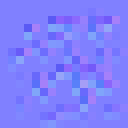
#> input picture gpu_pixel_game_lib/assets/textures/BLOOD_DECL_V0_NORM.png, 16 x 16 px (shown 8 times larger)
$ python generate_atlas.py
#> lines starting #> are read from the running program, lines starting #| are printed output that depends on the picture
import os
import numpy
from PIL import Image


# This is all very messy and confusing, the switching between [x, y] and [y, x] only
# makes it worse.

_TEXTURES_DIR = os.path.abspath(os.path.join(__file__, "..", "textures"))
_ATLAS_BASE = os.path.abspath(os.path.join(__file__, "..", "ATLAS_BASE.png"))
_ATLAS_NORM = os.path.abspath(os.path.join(__file__, "..", "ATLAS_NORM.png"))


_FORCE_POWER_OF_TWO = False
_BLOCK_SIZE = 4

def _gather_texture_mapping():
    """Gather a mapping of textures to their respective layers.

    Returns:
        dict: Mapping
    """
    textures_files = (
        tex
        for tex in os.listdir(_TEXTURES_DIR)
        if tex.endswith(".png") and not tex.startswith(".")
    )

    mapping = {}
    for texture_file in textures_files:
        basename = os.path.basename(texture_file).rsplit(".", 1)[0]
        full_path = os.path.join(_TEXTURES_DIR, texture_file)
        image = Image.open(full_path)
#> image is the input picture: PIL image 16x16 RGBA; mean R, G, B, A 127.8, 127.8, 253.8, 255
        size = tuple(image.size)
#> size = (16, 16)
        if any(((s & (_BLOCK_SIZE - 1)) != 0) for s in size):
            raise ValueError(
                "Mismatching alignment for '{0}', should be 4, got {1}".format(
                    texture_file, size
                )
            )
        name, layer = basename.rsplit("_", 1)
        if name not in mapping:
            mapping[name] = {
                "name": name,
                "layers": {layer: image},
                "size": size,
            }
        else:
            mapping[name]["layers"][layer] = image
            if mapping[name]["size"] != size:
                raise ValueError(
                    "Mismatching size for '{0}', expected {1}, got {2}".format(
                        texture_file, mapping[name]["size"], size
                    )
                )
    return mapping


def _calculate_roi(mappings):
    """Calculate the ROI, block size and numpixels based upon the base alpha.

    Args:
        mappings (dict): Mapping
    """
    for mapping in mappings.values():
        base = mapping["layers"].get("BASE")
        if base and base.mode == "RGBA":
            # Isolate to alpha regions, align to _BLOCK_SIZE for block compression
            alpha = numpy.array(base.getdata(3)).reshape(base.size)
            y_blocks = [alpha[i:i+_BLOCK_SIZE].any() for i in range(0, base.size[0], _BLOCK_SIZE)]
            x_blocks = [alpha[:,i:i+_BLOCK_SIZE].any() for i in range(0, base.size[1], _BLOCK_SIZE)]
            x0 = next((i for i, b in enumerate(x_blocks) if b), 0)
            x1 = len(x_blocks) - next((i for i, b in enumerate(reversed(x_blocks)) if b), 0)
            y0 = next((i for i, b in enumerate(y_blocks) if b), 0)
            y1 = len(y_blocks) - next((i for i, b in enumerate(reversed(y_blocks)) if b), 0)

            mapping["roi"] = (
                y0 * _BLOCK_SIZE,
                x0 * _BLOCK_SIZE,
                y1 * _BLOCK_SIZE,
                x1 * _BLOCK_SIZE
            )
            mapping["block_size"] = (y1 - y0, x1 - x0)
            mapping["numpixels"] = (y1 - y0) * (x1 - x0) * _BLOCK_SIZE * _BLOCK_SIZE
        # Default to full size if there is no base pass
        else:
            mapping["roi"] = (
                0, 0, mapping["size"][1], mapping["size"][0]
            )
            mapping["block_size"] = (mapping["size"][0]//_BLOCK_SIZE, mapping["size"][1]//_BLOCK_SIZE)
            mapping["numpixels"] = mapping["size"][0] * mapping["size"][1]

        mapping["local_uv_region"] = (
            mapping["roi"][1] / mapping["size"][1],
            mapping["roi"][3] / mapping["size"][1],
            mapping["roi"][0] / mapping["size"][0],
            mapping["roi"][2] / mapping["size"][0]
        )


def _calculate_placement(mappings):
    """Calculate the placement of tiles within the atlas.

    Args:
        mappings (dict): Mapping.

    Returns:
        tuple: Final texture dimensions (wxh)
    """
    mapping_values = sorted(
        mappings.values(),
        key=lambda x: (x["numpixels"], x["name"]),
        reverse=True
    )

    blocks = None

    for mapping in mapping_values:
        num_y = mapping["block_size"][0]
        num_x = mapping["block_size"][1]

        if blocks is None:
            blocks = numpy.zeros((num_y, num_x), dtype=bool)
            mapping["coord"] = (0, 0)
            continue

        end_x = blocks.shape[1]
        end_y = blocks.shape[0]

        # find first free space, not espeically efficient
        if end_y > num_y and end_x > num_x:
            y_search_end = blocks.shape[0] - num_y + 1
            x_search_end = blocks.shape[1] - num_x + 1
            found = False
            for y in range(y_search_end):
                for x in numpy.where(blocks[y, 0:x_search_end])[0]:
                    if numpy.all(blocks[y:(y+num_y),x:(x+num_x)]):
                        blocks[y:(y+num_y),x:(x+num_x)] = False
                        mapping["coord"] = (y * _BLOCK_SIZE, x * _BLOCK_SIZE)
                        found = True
                        break
                if found:
                    break
            if found:
                continue

        # Need to reallocate:
        #   * Add the bottom if it's wider then tall
        #   * Add to right if it's taller than wide
        #   * If it's square, put it on whatever axis
        #     is smaller.
        expand_dir = end_x > end_y
        if num_x > num_y:
            expand_dir = True
        elif num_y > num_x:
            expand_dir = False

        if expand_dir:
            mapping["coord"] = (end_y * _BLOCK_SIZE, 0)
            new_shape = (
                end_y + num_y,
                max(end_x, num_x)
            )
            allocate_roi = (
                end_y,
                0,
                end_y + num_y,
                num_x
            )
        else:
            mapping["coord"] = (0, end_x * _BLOCK_SIZE)
            new_shape = (
                max(end_y, num_y),
                end_x + num_x,
            )
            allocate_roi = (
                0,
                end_x,
                num_y,
                end_x + num_x,
            )

        if _FORCE_POWER_OF_TWO:
            def round_to_power2(x):
                if (x & (x-1)) != 0:
                    x |= (x >> 1)
                    x |= (x >> 2)
                    x |= (x >> 4)
                    x |= (x >> 8)
                    x |= (x >> 16)
                    x |= (x >> 32)
                    x += 1
                return x

            new_shape = (
                round_to_power2(new_shape[0]),
                round_to_power2(new_shape[1])
            )

        new_blocks = numpy.ones(new_shape, dtype=bool)
        new_blocks[0:end_y, 0:end_x] = blocks
        new_blocks[
            allocate_roi[0]:allocate_roi[2],
            allocate_roi[1]:allocate_roi[3]
        ] = False
        blocks = new_blocks


    texture_size = (blocks.shape[0] * _BLOCK_SIZE, blocks.shape[1] * _BLOCK_SIZE)

    for mapping in mapping_values:
        roi = mapping["roi"]
        coord = mapping["coord"]
        pixel_region = (
            coord[1], coord[0],
            coord[1] + (roi[3] - roi[1]),
            coord[0] + (roi[2] - roi[0])
        )
        uv_region = (
            pixel_region[0] / texture_size[0],
            pixel_region[1] / texture_size[1],
            pixel_region[2] / texture_size[0],
            pixel_region[3] / texture_size[1]
        )
        local_uv_region = (
            roi[1] / mapping["size"][1],
            roi[3] / mapping["size"][1],
            roi[0] / mapping["size"][0],
            roi[2] / mapping["size"][0]
        )
        mapping["atlas_pixel_region"] = pixel_region
        mapping["atlas_uv_region"] = uv_region

    return (blocks.shape[1] * _BLOCK_SIZE, blocks.shape[0] * _BLOCK_SIZE)


def generate_atlas(width, height, mappings, layer_name):
    data = numpy.zeros((height, width, 4), dtype=numpy.uint8)
    for mapping in mappings.values():
        layer = mapping["layers"].get(layer_name)
        if not layer:
            continue
        pixel_data = numpy.array(layer)
        if len(pixel_data.shape) > 2:
            num_channels = pixel_data.shape[2]
        else:
            num_channels = 1
        pixel_data.reshape(
            pixel_data.shape[0],
            pixel_data.shape[1],
            num_channels
        )
        roi = mapping["roi"]
        pixel_data = pixel_data[
            roi[0]:roi[2],
            roi[1]:roi[3]
        ]
        pixel_region = mapping["atlas_pixel_region"]
        data[
            pixel_region[1]:pixel_region[3],
            pixel_region[0]:pixel_region[2],
            0:num_channels
        ] = pixel_data

        # Force alpha of 1
        if num_channels < 4:
            data[
                pixel_region[1]:pixel_region[3],
                pixel_region[0]:pixel_region[2],
                3
            ] = 255
    return Image.fromarray(data)


mapping = _gather_texture_mapping()
#> mapping = 2 items
_calculate_roi(mapping)
#> the loop in _calculate_roi, `for mapping in mappings.values():` made 2 passes
texture_size = _calculate_placement(mapping)
#> the loop in _calculate_placement, `for mapping in mapping_values:` made 2 passes
#> (num_y, num_x, end_x, end_y, allocate_roi) on pass 2: (4, 4, 4, 4, (0, 4, 4, 8))
#> (num_y, num_x) on pass 1: (4, 4)
#> the loop in _calculate_placement, `for mapping in mapping_values:` made 2 passes
#> (pixel_region, uv_region, local_uv_region) on pass 1: ((0, 0, 16, 16), (0, 0, 1, 0.5), (0, 1, 0, 1))
#> (roi, pixel_region, uv_region, local_uv_region) on pass 2: ((0, 0, 16, 16), (16, 0, 32, 16), (1, 0, 2, 0.5), (0, 1, 0, 1))
#> texture_size = (32, 16)
print(texture_size)
#| (32, 16)
# print(mapping["WALL_L03_V0_S0"])
base = generate_atlas(texture_size[0], texture_size[1], mapping, "BASE")
#> the loop in generate_atlas, `for mapping in mappings.values():` made 2 passes
#> in generate_atlas, `return Image.fromarray(data)`: returned value: PIL image 32x16 RGBA; every value is 0
base.save(_ATLAS_BASE)
norm = generate_atlas(texture_size[0], texture_size[1], mapping, "NORM")
#> call 2 of generate_atlas, with width = 32, height = 16, layer_name = 'NORM'
#> the loop in generate_atlas (call 2), `for mapping in mappings.values():` made 2 passes
#> (num_channels, roi, pixel_region) on pass 1: (4, (0, 0, 16, 16), (16, 0, 32, 16))
#> (num_channels, pixel_region) on pass 2: (4, (0, 0, 16, 16))
#> in generate_atlas (call 2), `return Image.fromarray(data)`:
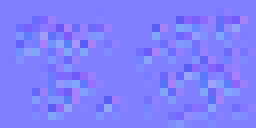
#> returned value: PIL image 32x16 RGBA (shown 8 times larger); mean R, G, B, A 127.8, 127.8, 253.8, 255
norm.save(_ATLAS_NORM)
# [4 lines of commented-out code are left out]
